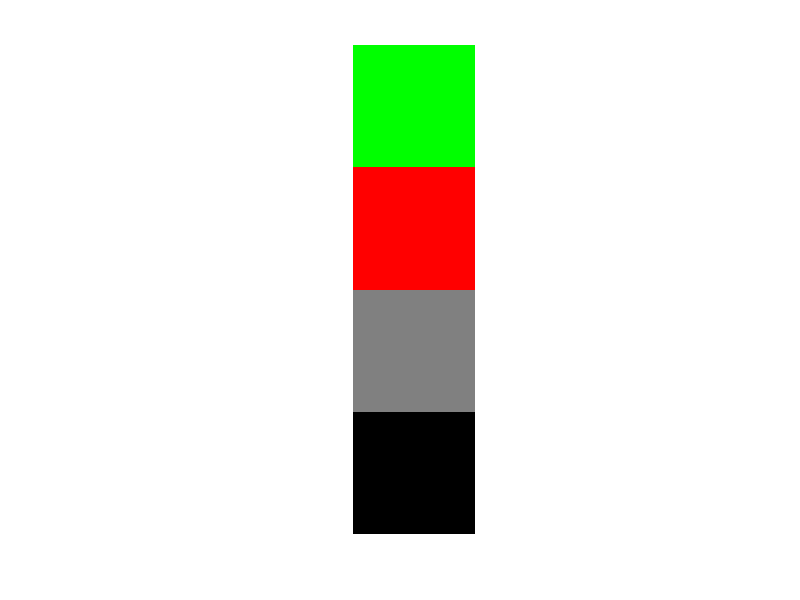

Recreate this plot in MATLAB.
LIND = [1; 2; 3; 4]
LIND = uint8(LIND-1);
MAP = [0, 1, 0; ...
    1, 0, 0; ...
    .5, .5, .5; ...
    0, 0, 0];
figure
imshow(LIND, MAP, 'InitialMagnification', 'fit')